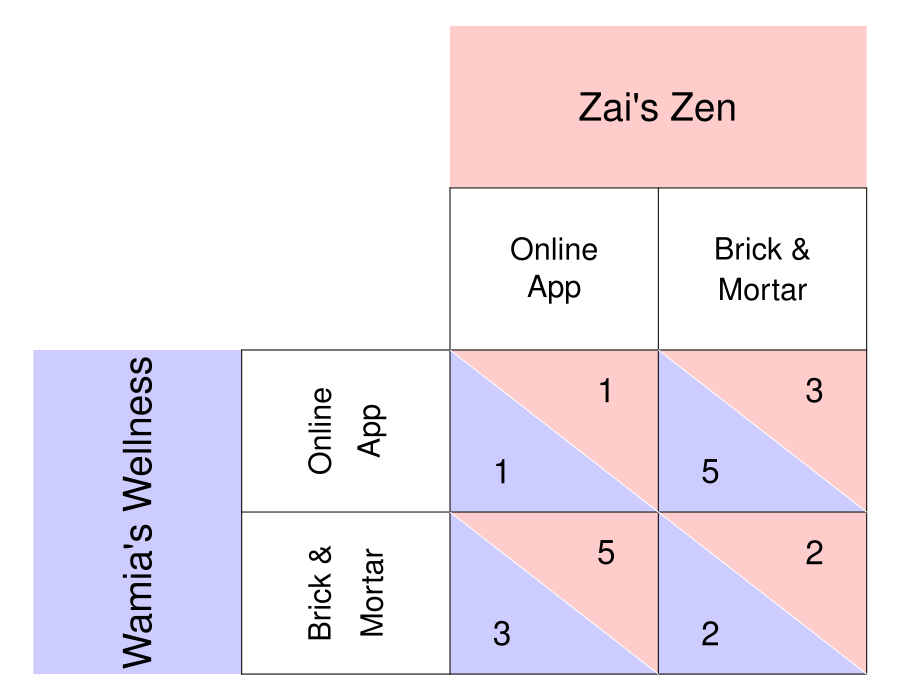

Write R code to recreate this figure.
require(ggplot2)
require(shape)
pdf(file = "society/matrix_wamia_zai.pdf", width = 9, height = 7)

par(mar =  c(0, 0, 0, 0))
xlims <- c(0, 8)
ylims <- c(0, 8)

#TextSizes
PlayerSize <- 2.3
StratSize <- 1.8
PayoffSize <- 2
p1fadelevel <- 0.2
p2fadelevel <- 0.2

#Payoffs are listed as c("NW", "SW", "NE", "SE")

#Considerations for Player 1
P1Name <- c("Wamia's Wellness")
P1Strat <- c("Online", "Brick &")
P1Strat2 <- c("App", "Mortar")
P1Payoffs <- c("1", "3", "5", "2")
P1BR1 <- c("SW") #Must be NW or SW - the BR prints accordingly. 
P1BR2 <- c("SE") #Must be NE or SE - the BR prints accordingly. 
P1bestsize <- 2.5 #Adjusts size of point indicating best response of P1
#NW = (5, 3); SW = (5,1); NE = (7, 3); SE = (7, 1)

#Considerations for Player 2
P2Name <- c("Zai's Zen")
P2Strat <- c("Online", "Brick &")
P2Strat2 <- c("App", "Mortar")
P2Payoffs <- c("1", "5", "3", "2")
P2BR1 <- c("NE") #Must be NW or SW - the BR prints accordingly. 
P2BR2 <- c("SE") #Must be NE or SE - the BR prints accordingly. 
P2bestsize <- 4 #Adjusts size of circle indicating best response of P1

plot(0, 0, xlim = xlims, ylim = ylims, type = "n",
     xlab = expression(""),
     ylab = expression(""),
     xaxt = "n", 
     yaxt = "n", 
     cex.lab = 2, 
     bty = "n")



#Color and label for Player 1 and their strategies
polygon(c(0,0,2,2,0), c(0,4,4,0,0), col=rgb(0, 0, 1, p1fadelevel), density=NULL, border = NA)
text(1, 2, P1Name[1], srt = 90, cex = PlayerSize)

text(2.75, 3, P1Strat[1], cex = StratSize, srt = 90)
text(3.25, 3, P1Strat2[1], cex = StratSize, srt = 90)
text(2.75, 1, P1Strat[2], cex = StratSize, srt = 90)
text(3.25, 1, P1Strat2[2], cex = StratSize, srt = 90)


#Color and label for Player 2
polygon(c(4,4,8,8,4), c(8,6,6,8,8), col=rgb(1, 0, 0, p2fadelevel), density=NULL, border = NA)
text(6, 7, P2Name[1], cex = PlayerSize)

text(5, 5.25, P2Strat[1], cex = StratSize)
text(5, 4.75, P2Strat2[1], cex = StratSize)
text(7, 5.25, P2Strat[2], cex = StratSize)
text(7, 4.75, P2Strat2[2], cex = StratSize)

#NorthWest cell 
#P1
polygon(c(4,4,6,4), c(4,2,2,4), col=rgb(0, 0, 1, p1fadelevel), density=NULL, border = NA)
#P2
polygon(c(4,6,6,4), c(4,4,2,4), col=rgb(1, 0, 0, p2fadelevel), density=NULL, border = NA)

#P1
text(4.5, 2.5, P1Payoffs[1], cex = PayoffSize)
#P2
text(5.5, 3.5, P2Payoffs[1], cex = PayoffSize)

#SouthWest cell  
#P1
polygon(c(4,4,6,4), c(2,0,0,2), col=rgb(0, 0, 1, p1fadelevel), density=NULL, border = NA)
#P2
polygon(c(4,6,6,4), c(2,2,0,2), col=rgb(1, 0, 0, p2fadelevel), density=NULL, border = NA)

#P1
text(4.5, 0.5, P1Payoffs[2], cex = PayoffSize)
#P2
text(5.5, 1.5, P2Payoffs[2], cex = PayoffSize)


#NorthEast cell 
#P1
polygon(c(6,6,8,6), c(4,2,2,4), col=rgb(0, 0, 1, p1fadelevel), density=NULL, border = NA)
#P2
polygon(c(6,8,8,6), c(4,4,2,4), col=rgb(1, 0, 0, p2fadelevel), density=NULL, border = NA)
#P1
text(6.5, 2.5, P1Payoffs[3], cex = PayoffSize)
#P2
text(7.5, 3.5, P2Payoffs[3], cex = PayoffSize)

#SouthEast cell 
#P1
polygon(c(6,6,8,6), c(2,0,0,2), col=rgb(0, 0, 1, p1fadelevel), density=NULL, border = NA)
#P2
polygon(c(6,8,8,6), c(2,2,0,2), col=rgb(1, 0, 0, p2fadelevel), density=NULL, border = NA)
#P1
text(6.5, 0.5, P1Payoffs[4], cex = PayoffSize)
#P2
text(7.5, 1.5, P2Payoffs[4], cex = PayoffSize)


#Lines for the Table
segments(8, 0, 8, 6, lty = 1, col = "black")
segments(4, 6, 8, 6, lty = 1, col = "black")
segments(2, 0, 2, 4, lty = 1, col = "black")
segments(2, 0, 8, 0, lty = 1, col = "black")
segments(2, 4, 8, 4, lty = 1, col = "black")
segments(4, 0, 4, 6, lty = 1, col = "black")
segments(2, 2, 8, 2, lty = 1, col = "black")
segments(6, 0, 6, 6, lty = 1, col = "black")

#Diagonals
#NW
segments(4, 4, 6, 2, lty = 1, col = "white")
#NE
segments(6, 4, 8, 2, lty = 1, col = "white")
#SW
segments(4, 2, 6, 0, lty = 1, col = "white")
#Se
segments(6, 2, 8, 0, lty = 1, col = "white")

# 
# #Best responses 
# #P1 
# if (P1BR1[1] == "NW"){
#   points(5, 3, pch = 16, col = "black", cex = P1bestsize)
# } else{points(5, 1, pch = 16, col = "black", cex = P1bestsize)
# }
# 
# if (P1BR2[1] == "NE"){
#   points(7, 3, pch = 16, col = "black", cex = P1bestsize)
# } else{points(7, 1, pch = 16, col = "black", cex = P1bestsize)
# }
# 
# 
# #P2
# if (P2BR1[1] == "NW"){
#   points(5, 3, pch = 1, col = "black", cex = P2bestsize)
# } else{points(7, 3, pch = 1, col = "black", cex = P2bestsize)
# }
# 
# if (P2BR2[1] == "SW"){
#   points(5, 1, pch = 1, col = "black", cex = P2bestsize)
# } else{points(7, 1, pch = 1, col = "black", cex = P2bestsize)
# }

dev.off()
